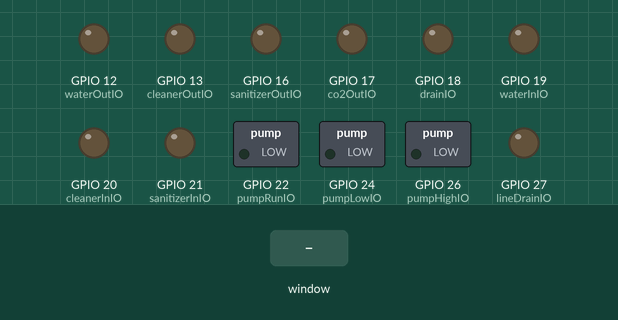
A program run on a simulated Raspberry Pi (BCM pin numbers). Parts: switched loads named in the program (green lamp = pin HIGH), output pins drawn as LEDs (lit = HIGH). The inputs (shaded band) are chosen by the test bench. The desktop window is not drawn, its controls go by their first labels and the mouse button is held 0.15 s; the clock reads 2024-03-15 10:24:30 at power-on unless the program sets it.

Above: at 1.3 s.
1.4 s: control labelled "Start" in the window clicked
At 2.6 s:
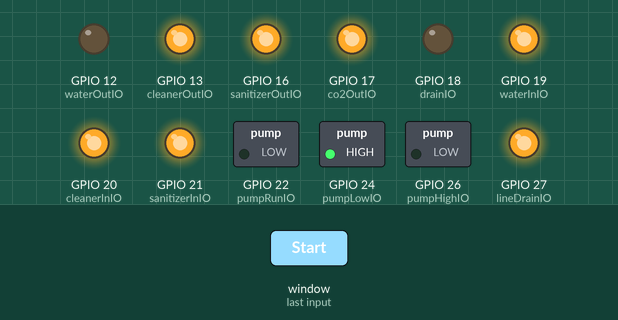
2.9 s: control labelled "Exit" in the window clicked
At 4.3 s:
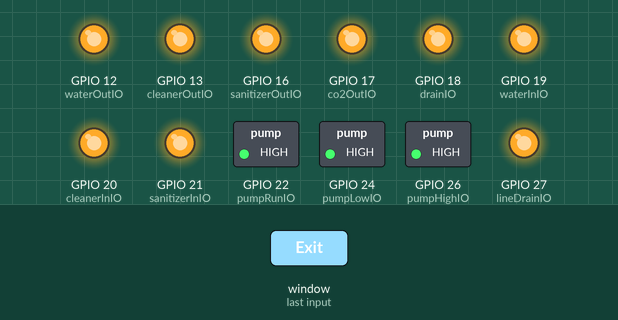
At 10.4 s:
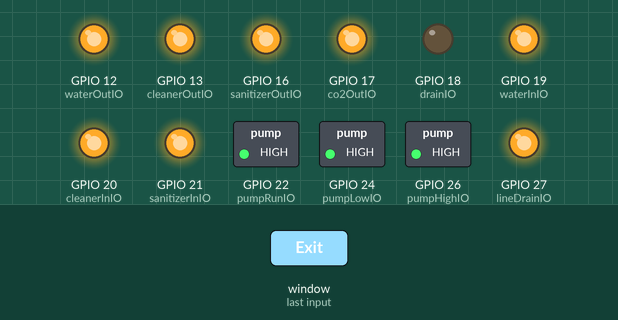
Timing chart, 0 to 25.9 s (numbered marks = the images above; inputs shaded):
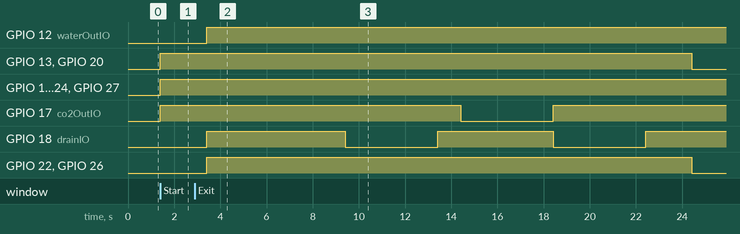

The program:

gpio__2_.py
```python
import Tkinter as tk
from logging import root
import ttk
from Tkinter import HORIZONTAL
import RPi.GPIO as GPIO
import time
from time import sleep

waterOutIO = 12
cleanerOutIO = 13
sanitizerOutIO = 16
co2OutIO = 17
drainIO = 18
waterInIO = 19
cleanerInIO = 20
sanitizerInIO = 21
pumpRunIO = 22
pumpLowIO = 24
pumpHighIO = 26
lineDrainIO = 27

GPIO.setmode(GPIO.BCM)
GPIO.setup(waterOutIO, GPIO.OUT) #04
GPIO.setup(cleanerOutIO, GPIO.OUT)
GPIO.setup(sanitizerOutIO, GPIO.OUT)
GPIO.setup(co2OutIO, GPIO.OUT)
GPIO.setup(drainIO, GPIO.OUT)
GPIO.setup(waterInIO, GPIO.OUT)
GPIO.setup(cleanerInIO, GPIO.OUT)
GPIO.setup(sanitizerInIO, GPIO.OUT)
GPIO.setup(lineDrainIO, GPIO.OUT)
GPIO.setup(pumpRunIO, GPIO.OUT)
GPIO.setup(pumpLowIO, GPIO.OUT)
GPIO.setup(pumpHighIO, GPIO.OUT)

master = tk.Tk()
master.title("GPIO Control")
master.geometry("800x1000")

Process_State = False
Timer = 5

kegCleanerTime=10
kegRinseTime1=6
kegRinseLoop1=3
kegRinseLoop2=3
kegRinseTime2=3
kegSanitzeTime=4
kegDrainTime=3
kegCO2FillTime=3
CO2PurgeTime=2


global kegRinse1
kegRinse1 = tk.StringVar()
kegRinse1.set("Keg Rinse (" + str((kegRinseTime1+kegDrainTime) * kegRinseLoop1) + " sec)")
global kegRinse2
kegRinse2 = tk.StringVar()
kegRinse2.set("Keg Rinse (" + str((kegRinseTime2+CO2PurgeTime+kegDrainTime) * kegRinseLoop2) + " sec)")
global kegCleaner
kegCleaner = tk.StringVar()
kegCleaner.set("Keg Cleaner (" + str(kegCleanerTime)+ " sec)")
global processStart
processStart = tk.StringVar()
processStart.set("Process Started")
global processFinish
processFinish = tk.StringVar()
processFinish.set("Process Finished")
global process
process = tk.StringVar()
process.set("Process")
global kegSanitizer
kegSanitizer = tk.StringVar()
kegSanitizer.set("Keg Sanitize")
global kegCO2Fill
kegCO2Fill = tk.StringVar()
kegCO2Fill.set("Keg CO2 Fill")
global timerLabel
timerLabel = "Timer: " + str(0)
global kegDrain
kegDrain = tk.StringVar()
kegDrain.set("Keg Drain")
global pumpHigh
pumpHigh = tk.StringVar()
pumpHigh.set("Pump High")
global pumpLow
pumpLow = tk.StringVar()
pumpLow.set("Pump Low")
global CO2Purge
CO2Purge = tk.StringVar()
CO2Purge.set("CO2 Purge")
global startTime
startTime = time.time()
global currentTime

labelTopW = 20
labelTopL = 2
labelBottomL = 1

def PumpOn(lowHigh):
    if lowHigh=="High":
        LabelSet(pumpHigh, "green", labelTopW, labelBottomL, 8, 0)
        LabelSet(pumpLow, "grey", labelTopW, labelBottomL, 9, 0)
        GPIO.output(pumpLowIO, GPIO.HIGH)
        GPIO.output(pumpHighIO, GPIO.LOW)
    if lowHigh=="Low":
        LabelSet(pumpLow, "green", labelTopW, labelBottomL, 9, 0)
        LabelSet(pumpHigh, "grey", labelTopW, labelBottomL, 8, 0)
        GPIO.output(pumpHighIO, GPIO.HIGH)
        GPIO.output(pumpLowIO, GPIO.LOW)
    GPIO.output(pumpRunIO, GPIO.LOW)

def PumpOff():
    LabelSet(pumpHigh, "grey", labelTopW, labelBottomL, 8, 0)
    LabelSet(pumpLow, "grey", labelTopW, labelBottomL, 9, 0)
    GPIO.output(pumpRunIO, GPIO.HIGH)
    GPIO.output(pumpLowIO, GPIO.HIGH) #Set to HIGH
    GPIO.output(pumpHighIO, GPIO.HIGH)

def RinseKeg(rinseTime, loop, drain, labelPos):
    if Process_State==True:
        LabelSet(kegRinse1, "green", labelTopW, labelTopL, labelPos, 0)
        while loop > 0:
            setTime()
            GPIO.output(waterOutIO, GPIO.LOW)
            if drain == "No":
                GPIO.output(waterInIO, GPIO.LOW)
            else:
                GPIO.output(drainIO, GPIO.LOW)
            PumpOn("High")
            x = rinseTime
            while x > -1 and Process_State == True:
                setTime()
                timerLabel = "Timer: " +str(x)
                LabelSetText(timerLabel, "black", labelTopW, labelTopL, labelPos, 1)
                LabelSetText(timerLabel, "black", labelTopW, labelBottomL, 8, 1)
                time.sleep(1.00)
                x -= 1
            PumpOff()
            GPIO.output(waterOutIO, GPIO.HIGH)
            Drain(0, kegDrainTime, 1)
            loop -= 1
        Drain(3, kegDrainTime, 1)
        LabelSet(kegRinse1, "grey", labelTopW, labelTopL, labelPos, 0)
        time.sleep(1.00)

def WashKeg(washTime):
    if Process_State==True:
        LabelSet(kegCleaner, "green", labelTopW, labelTopL, 2, 0)
        GPIO.output(cleanerOutIO, GPIO.LOW)
        GPIO.output(cleanerInIO, GPIO.LOW)
        PumpOn("High")
        x = washTime / 2
        while x > -1 and Process_State == True:
            setTime()
            timerLabel = "Timer: " + str(x)
            LabelSetText(timerLabel, "black", labelTopW, labelTopL, 2, 1)
            LabelSetText(timerLabel, "black", labelTopW, labelBottomL, 8, 1)
            time.sleep(1.00)
            x -= 1
        PumpOn("Low")
        x = washTime / 2
        while x > -1 and Process_State == True:
            setTime()
            timerLabel = "Timer: " + str(x)
            LabelSetText(timerLabel, "black", labelTopW, labelTopL, 2, 1)
            LabelSetText(timerLabel, "black", labelTopW, labelBottomL, 9, 1)
            time.sleep(1.00)
            x -= 1
        PumpOff()
        GPIO.output(cleanerInIO, GPIO.HIGH)
        GPIO.output(cleanerOutIO, GPIO.HIGH)
        Drain(3, kegDrainTime, 1)
        LabelSet(kegCleaner, "grey", labelTopW, labelTopL, 2, 0)
        time.sleep(1.00)

def SanitizeKeg(sanitizeTime):
    if Process_State==True:
        LabelSet(kegSanitizer, "green", labelTopW, labelTopL, 4, 0)
        GPIO.output(sanitizerOutIO, GPIO.LOW)
        GPIO.output(sanitizerInIO, GPIO.LOW)
        PumpOn("High")
        x = sanitizeTime / 2
        while x > -1 and Process_State == True:
            setTime()
            timerLabel = "Timer: " + str(x)
            LabelSetText(timerLabel, "black", labelTopW, labelTopL, 4, 1)
            LabelSetText(timerLabel, "black", labelTopW, labelBottomL, 8, 1)
            time.sleep(1.00)
            x -= 1
        PumpOn("Low")
        x = sanitizeTime / 2
        while x > -1 and Process_State == True:
            setTime()
            timerLabel = "Timer: " + str(x)
            LabelSetText(timerLabel, "black", labelTopW, labelTopL, 4, 1)
            LabelSetText(timerLabel, "black", labelTopW, labelBottomL, 9, 1)
            time.sleep(1.00)
            x -= 1
        PumpOff()
        GPIO.output(sanitizerInIO, GPIO.HIGH)
        GPIO.output(sanitizerOutIO, GPIO.HIGH)
        Drain(3, kegDrainTime, 1)
        LabelSet(kegSanitizer, "grey", labelTopW, labelTopL, 4, 0)
        time.sleep(1.00)

def Drain(CO2Time, drainTime, drainLoop):
    y = drainLoop
    while y > 0 and Process_State == True:
        setTime()
        if CO2Time > 0:
            GPIO.output(drainIO, GPIO.HIGH)
            GPIO.output(co2OutIO, GPIO.LOW)
            LabelSet(CO2Purge, "green", labelTopW, labelBottomL, 11, 0)
            x = CO2Time
            while x > -1 and Process_State == True:
                timerLabel = "Timer: " + str(x)
                LabelSetText(timerLabel, "black", labelTopW, labelBottomL, 11, 1)
                time.sleep(1.00)
                x -= 1
            GPIO.output(co2OutIO, GPIO.HIGH)
            LabelSet(CO2Purge, "Grey", labelTopW, labelBottomL, 11, 0)
        LabelSet(kegDrain, "green", labelTopW, labelBottomL, 10, 0)
        GPIO.output(drainIO, GPIO.LOW)
        x = drainTime
        while x > -1 and Process_State == True:
            setTime()
            timerLabel = "Timer: " + str(x)
            LabelSetText(timerLabel, "black", labelTopW, labelBottomL, 10, 1)
            time.sleep(1.00)
            x -= 1
        LabelSet(kegDrain, "grey", labelTopW, labelBottomL, 10, 0)
        y -= 1
    GPIO.output(drainIO, GPIO.HIGH)
    time.sleep(1.00)

def CO2Fill(CO2Time):
    setIOLow()
    LabelSet(kegCO2Fill, "green", labelTopW, labelTopL, 5, 0)
    GPIO.output(co2OutIO, GPIO.LOW)
    x = CO2Time
    while x > -1 and Process_State == True:
        setTime()
        timerLabel = "Timer: " + str(x)
        LabelSetText(timerLabel, "black", labelTopW, labelTopL, 5, 1)
        time.sleep(1.00)
        x -= 1
    GPIO.output(co2OutIO, GPIO.LOW)
    LabelSet(kegCO2Fill, "grey", labelTopW, labelTopL, 5, 0)
    time.sleep(1.00)

def LabelSet(text1, color1, w1, h1, r1, c1 ):
    label = tk.Label(master, textvariable=text1, fg=color1, width=w1, height=h1, font=("Helvetica",30))
    label.grid(row=r1, column=c1)
    label.update()

def LabelSetText(text1, color1, w1, h1, r1, c1 ):
    label = tk.Label(master, text=text1, fg=color1, width=w1, height=h1, font=("Helvetica",30))
    label.grid(row=r1, column=c1)
    label.update()

def Process():
    global Process_State
    Process_State = True
    setIOLow()
    LabelSet(processStart, "green", labelTopW, labelTopL, 0, 0)
    #RinseKeg(kegRinseTime1, kegRinseLoop1, "Yes")
    RinseKeg(kegRinseTime1, 1, "Yes", 1)
    WashKeg(kegCleanerTime)
    RinseKeg(kegRinseTime2, 1, "No", 3)
    SanitizeKeg(kegSanitzeTime)
    CO2Fill(kegCO2FillTime)
    LabelSet(processFinish, "green", labelTopW, labelTopL, 0, 0)

def Quit():
    setIOLow()
    time.sleep(1.00)
    master.destroy()

def setIOLow():
    GPIO.output(waterOutIO, GPIO.HIGH)  # 04
    GPIO.output(cleanerOutIO, GPIO.HIGH)
    GPIO.output(sanitizerOutIO, GPIO.HIGH)
    GPIO.output(co2OutIO, GPIO.HIGH)
    GPIO.output(drainIO, GPIO.HIGH)
    GPIO.output(waterInIO, GPIO.HIGH)
    GPIO.output(cleanerInIO, GPIO.HIGH)
    GPIO.output(sanitizerInIO, GPIO.HIGH)
    GPIO.output(lineDrainIO, GPIO.HIGH)
    GPIO.output(pumpRunIO, GPIO.HIGH)
    GPIO.output(pumpLowIO, GPIO.HIGH)
    GPIO.output(pumpHighIO, GPIO.HIGH)

def setTime():
    currentTime = time.time()
    elapsedTime = currentTime - startTime
    seconds = elapsedTime % (24 * 3600)
    hour = elapsedTime // 3600
    seconds %= 3600
    minutes = seconds // 60
    seconds %= 60
    timeVar =  "%d:%02d:%02d" % (hour, minutes, seconds)
    LabelSetText("Time: " + timeVar, "black", labelTopW, labelTopL, 0, 1)


LabelSet(process, "grey", labelTopW, labelTopL, 0, 0)
LabelSetText("Time: " , "black", labelTopW, labelTopL, 0, 1)

LabelSet(kegRinse1, "grey", labelTopW, labelTopL, 1, 0)
LabelSetText("Timer: " + str(0), "black", labelTopW, labelTopL, 1, 1)

LabelSet(kegCleaner, "grey", labelTopW, labelTopL, 2, 0)
LabelSetText("Timer: " + str(0), "black", labelTopW, labelTopL, 2, 1)

LabelSet(kegRinse2, "grey", labelTopW, labelTopL, 3, 0)
LabelSetText("Timer: " + str(0), "black", labelTopW, labelTopL, 3, 1)

LabelSet(kegSanitizer, "grey", labelTopW, labelTopL, 4, 0)
LabelSetText("Timer: " + str(0), "black", labelTopW, labelTopL, 4, 1)

LabelSet(kegCO2Fill, "grey", labelTopW, labelTopL, 5, 0)
LabelSetText("Timer: " + str(0), "black", labelTopW, labelTopL, 5, 1)

ttk.Separator(master, orient=HORIZONTAL).grid(column=0, row=6, columnspan=2, sticky='ew')

Blanklabel = tk.Label(master, text="", fg="grey", width=labelTopW, height=1, font=("Helvetica",30))
Blanklabel.grid(row=7, column=0)

LabelSet(pumpHigh, "grey", labelTopW, labelBottomL, 8, 0)
LabelSetText("Timer: " + str(0), "black", labelTopW, labelBottomL, 8, 1)

LabelSet(pumpLow, "grey", labelTopW, labelBottomL, 9, 0)
LabelSetText("Timer: " + str(0), "black", labelTopW, labelBottomL, 9, 1)

LabelSet(kegDrain, "grey", labelTopW, labelBottomL, 10, 0)
LabelSetText("Timer: " + str(0), "black", labelTopW, labelBottomL, 10, 1)

LabelSet(CO2Purge, "grey", labelTopW, labelBottomL, 11, 0)
LabelSetText("Timer: " + str(0), "black", labelTopW, labelBottomL, 11, 1)

Blanklabel = tk.Label(master, text="", fg="grey", width=labelTopW, height=1, font=("Helvetica",30))
Blanklabel.grid(row=12, column=0)

Exitbutton = tk.Button(master, text="Exit", bg="red", width=labelTopW, height=4, command=Quit)
Exitbutton.grid(row=13,column=0)

Startbutton = tk.Button(master, text="Start", bg="Green", command=Process, width=labelTopW, height=4 )
Startbutton.grid(row=13, column=1)


master.mainloop()
```

Measured:
- after the input at 1.4 s, GPIO 13 (cleanerOutIO), GPIO 16 (sanitizerOutIO), GPIO 17 (co2OutIO), GPIO 19 (waterInIO), GPIO 20 (cleanerInIO), GPIO 21 (sanitizerInIO), GPIO 24 (pumpLowIO), GPIO 27 (lineDrainIO): LOW → HIGH at once
- after the input at 2.9 s, GPIO 12 (waterOutIO): LOW → HIGH after 0.51 s instead of 5.5 s; GPIO 13 (cleanerOutIO), GPIO 20 (cleanerInIO): HIGH → LOW after 21.5 s instead of 20.5 s
